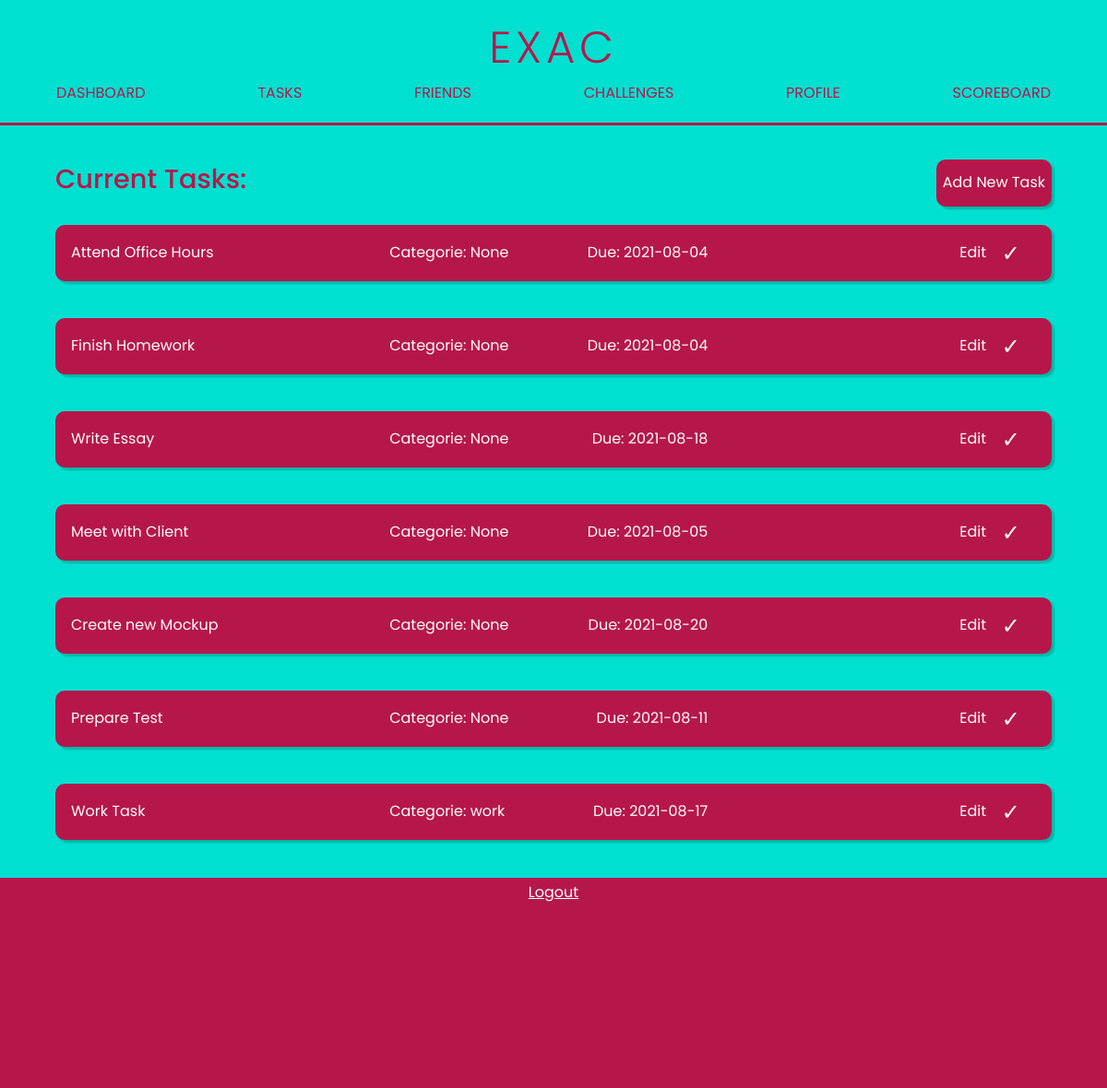
Screenshot of /tasks (signed in) with the database file from the repository.
### tables this page shows
CREATE TABLE tasks(id INTEGER PRIMARY KEY, name TEXT NOT NULL, due DATE, description TEXT, user_id INTEGER, priority INTEGER, fullfilled BOOLEAN NOT NULL, fullfilled_date DATE, private BOOLEAN NOT NULL, project_id INTEGER, categorie TEXT, score INTEGER DEFAULT 10, FOREIGN KEY(project_id) REFERENCES projects(id), FOREIGN KEY(user_id) REFERENCES users(id));

### application.py (the view, shortened to what this page needs)
@app.route("/tasks", methods=["GET", "POST"])
@login_required
def tasks():
    if request.method == "GET":
        tasks = getTasks()
        return render_template("tasks/tasks.html", tasks=tasks)

### application.py (called while the page is built)
@app.after_request
def after_request(response):
    response.headers["Cache-Control"] = "no-cache, no-store, must-revalidate"
    response.headers["Expires"] = 0
    response.headers["Pragma"] = "no-cache"
    return response

### helpers.py (called while the page is built)
def getTasks():
    return db.execute("SELECT * FROM tasks WHERE user_id=? AND fullfilled=0",
                      session.get("user_id"))

def login_required(f):
    @wraps(f)
    def decorated_function(*args, **kwargs):
        if session.get("user_id") is None:
            return redirect("/login")
        return f(*args, **kwargs)
    return decorated_function

### templates/tasks/tasks.html (shortened to what this page needs)
{% extends "template.html" %}
{% block main %}
    <div class="container">
        <div class="container-horizontal space-around">
            <h1 class="left-align big-font">Current Tasks:</h1>
            <a href="/tasks/add" class="btn-primary"><p class="underline" >Add New Task</p></a>
        </div>
        {% for task in tasks %}
                <div class="entry3 entry" onClick="document.getElementById('{{task.id}}').submit();">
                    <div class="align-content-left">
                        <p class="underline">{{task.name}}</p>
                    </div>
                    <div class="info-container">
                        <p class="underline ">Categorie: {{task.categorie}}</p>
                        <p class="underline " style="text-align: left;">Due: {{task.due}}</p>
                    </div>
                    <div class="container-horizontal align-content-right">
                        <form method="GET" action="/tasks/edit">
                            <button class="btn-text margin-lr underline" type="submit">Edit</button>
                        </form>
                        <form method="POST" action="/tasks">
                            <button class="btn-text margin-lr check" type="submit">✓</button>
                        </form>
                    </div>
                </div>
        {% endfor %}
    </div>
{% endblock %}

### static/css/start.css (style rules this page uses)
:root { --clr-first: #fff; --clr-second: #fff; --clr-third: rgb(206, 102, 102); --clr-fourth: rgb(53, 132, 197); --clr-btn-primary-border: #b6174b; --clr-btn-primary: #b6174b; --clr-entry: #b6174b; --clr-entry-border: #b6174b; --clr-background: #00e0d1; --clr-footer: #b6174b; --clr-header-font: #b6174b; --font: "Poppins"; --font-h1: 300; --font-h2: 400; --font-p: 500; }
* { margin: 0; padding: 0; box-sizing: border-box; scroll-behavior: smooth; font-family: var(--font); font-size: 16px; color: var(--clr-first); }
body { text-align: center; background-color: var(--clr-background); }
.underline { display: inline-block; }
.btn-primary { max-width: 100%; padding: 10px 5px 10px 5px; border-radius: 10px; text-decoration: none; text-align: center; border: 2px solid var(--clr-btn-primary-border); background-color: var(--clr-btn-primary); color: white; position: relative; height: 100%; box-shadow: 3px 3px 2px rgba(0, 0, 0, 0.2); }
.btn-text { background-color: transparent; border: none; text-decoration: underline; color: var(--clr-first); }
a { text-decoration: none; }
.container { display: flex; flex-direction: column; align-items: center; width: 90%; }
.check { transform: scale(1.5); }
.underline:after { background: none repeat scroll 0 0 transparent; bottom: 0; content: ""; display: block; position: relative; height: 2px; left: 50%; background: #fff; transition: width 0.3s ease 0s, left 0.3s ease 0s; width: 0; }
.entry { position: relative; display: grid; background-color: var(--clr-entry); padding: 15px; margin: 20px; border-radius: 10px; border: 2px solid var(--clr-entry-border); width: 100%; left: 0px; top: 0px; box-shadow: 3px 3px 2px rgba(0, 0, 0, 0.2); }
.entry button { text-decoration: none; }
.entry3 { grid-template-rows: 100%; grid-template-columns: 33% 33% 33%; }
.container-horizontal { display: flex; flex-direction: row; align-items: center; }
.left-align { align-self: flex-start; }
.align-content-right { display: flex; justify-content: flex-end; align-items: center; }
.align-content-left { display: flex; justify-content: flex-start; align-items: center; }
.margin-lr { margin-right: 10px; margin-left: 10px; }
h1 { font-size: 130%; font-weight: 500; color: var(--clr-header-font); }
.big-font { font-size: 1.8em; }
.space-around { display: flex; justify-content: space-between; width: 100%; }
.info-container { display: flex; flex-direction: row; justify-content: space-between; }

### rows the page displays
tasks: name "Attend Office Hours", categorie "None", due "2021-08-04"
tasks: name "Finish Homework", categorie "None", due "2021-08-04"
tasks: name "Write Essay", categorie "None", due "2021-08-18"
tasks: name "Meet with Client", categorie "None", due "2021-08-05"
tasks: name "Create new Mockup", categorie "None", due "2021-08-20"
tasks: name "Prepare Test", categorie "None", due "2021-08-11"
tasks: name "Work Task", categorie "work", due "2021-08-17"
